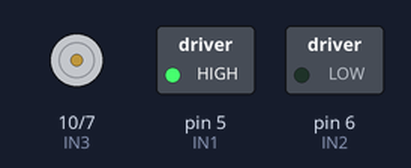
Bench run of a sketch on a simulated Arduino Uno, built with avr-gcc and run on an emulated ATmega328P. On the bench: motor-driver pin pairs drawn as motors (green arrow = first pin HIGH = forward, orange = second pin HIGH = backward, longer = more drive), switched loads named in the sketch (green lamp = pin HIGH).

Above: at 0.02 s.
At 1.3 s:
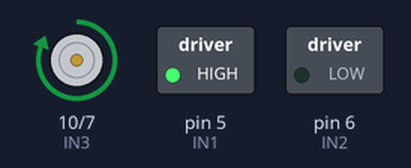
Timing chart, 0 to 3.0 s (numbered marks = the images above):
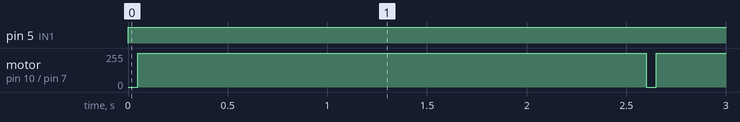

The sketch:

exemplo_16.ino
```cpp
int IN1 = 5 ; int IN2 = 6;//motor A
int IN3 = 10; int IN4 = 7;//motor B
int velocidade = 0;
void setup(){
  pinMode(IN1,OUTPUT);
  pinMode(IN2,OUTPUT);
  pinMode(IN3,OUTPUT);
  pinMode(IN4,OUTPUT);
}
void loop(){
  digitalWrite(IN2,LOW);//Sentido Horario
  digitalWrite(IN1,230);//Alta
  digitalWrite(IN1,150);//Intermediaria
  digitalWrite(IN1,80);//Baixa
  digitalWrite(IN4,LOW);//Sentido Horario Motor B
  while (velocidade < 255){//velocidade de 0 a 255
    digitalWrite(IN3,velocidade);
    velocidade = velocidade + 10;
    delay(50);
  }
  while (velocidade > 0){//velocidade de 255 a 0
    digitalWrite(IN3,velocidade);
    velocidade = velocidade - 10;
    delay(50);
  }
}
```

Measured:
- by itself, pin 5 (IN1): LOW → HIGH at 0.00 s
- by itself, motor on pin 10 (IN3) / pin 7 (IN4): alternates forward 255/255 for 2.6 s and stopped for 0.05 s
